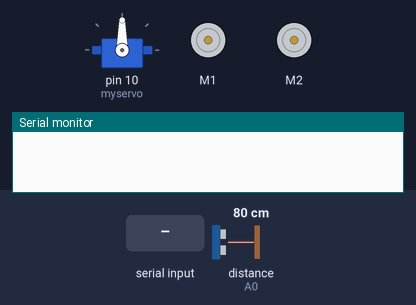
Simulated run of this sketch. Board: Arduino Uno, built with avr-gcc and run on an emulated ATmega328P. Parts: servo, 2 × DC motor (green arrow = forward, orange = backward, longer = faster), the last lines printed to the serial monitor. Inputs (shaded band) come from the test bench; at power-on: distance to the obstacle (sensor on A0) 80 cm. The echo pulse lasts 58.3 µs per cm.

Above: at 1.2 s.
1.3 s: "turn left\n" received over Serial
At 1.8 s:
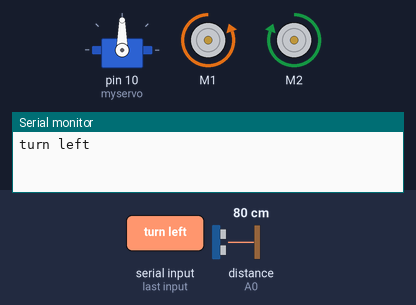
3.5 s: "turn right\n" received over Serial
At 4.0 s:
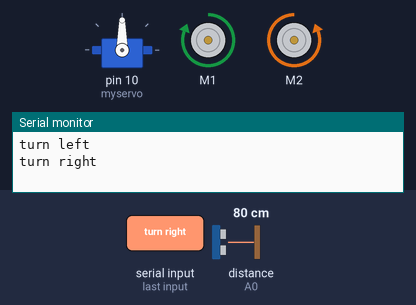
5.7 s: "move forward\n" received over Serial
At 6.4 s:
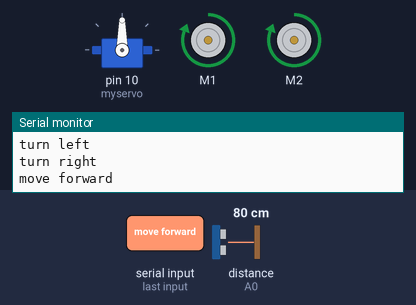
Timing chart, 0 to 8.7 s (numbered marks = the images above; inputs shaded):
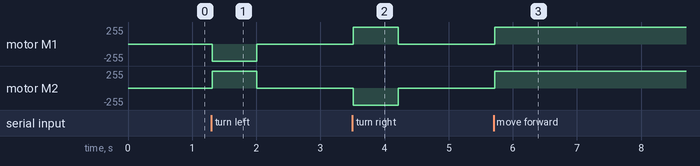

The sketch:

Voice_Controlled_car.ino
```cpp
#include <AFMotor.h>
#include <NewPing.h>
#include <Servo.h>

#define TRIGGER_PIN A1
#define ECHO_PIN A0
#define MAX_DISTANCE 300
#define IR A5

AF_DCMotor motor1(1, MOTOR12_1KHZ);
AF_DCMotor motor2(2, MOTOR12_1KHZ);

NewPing sonar(TRIGGER_PIN, ECHO_PIN, MAX_DISTANCE);
Servo myservo;

String voice;

int servoPos = 90; // Initial position of the servo

void setup() {
  Serial.begin(9600);
  myservo.attach(10);
  myservo.write(servoPos); // Move servo to its initial position
  pinMode(IR, INPUT);
}

void loop() {
  int distance = sonar.ping_cm();

  if (Serial.available() > 0) {
    voice = Serial.readStringUntil('\n');
    Serial.println(voice);

    if (voice == "turn left" || voice == "left") {
      left();
    } else if (voice == "turn right" || voice == "right") {
      right();
    } else if (voice == "move forward" || voice == "forward") {
      forward();
    } else if (voice == "move backward" || voice == "backward") {
      backward();
    } else if (voice == "stop" || voice == "wait") {
      Stop();
    } else if (voice == "rotate servo 90") {
      rotateServo90();
    }
  }
}

void forward() {
  int distance = sonar.ping_cm();

  if (distance < 10) {
    Stop();
    voice = ""; // If an obstacle is detected within 10cm, stop moving
  } else {
    motor1.setSpeed(255);
    motor1.run(FORWARD);
    motor2.setSpeed(255);
    motor2.run(FORWARD);

    delay(500); // Adjust delay as per requirement

    // Check for obstacles after moving
    distance = sonar.ping_cm();
    if (distance < 10) {
      Stop();
      voice = ""; // If an obstacle is detected, stop moving
    }
  }
}

void backward() {
  int IR_Sensor = digitalRead(IR);

  if (IR_Sensor == 0) {
    Stop(); // If an obstacle is detected by the infrared sensor, stop moving
  } else {
    motor1.setSpeed(255);
    motor1.run(BACKWARD);
    motor2.setSpeed(255);
    motor2.run(BACKWARD);

    delay(500); // Adjust delay as per requirement

    // Check for obstacles after moving
    IR_Sensor = digitalRead(IR);
    if (IR_Sensor == 0) {
      Stop(); // If an obstacle is detected by the infrared sensor, stop moving
    }
  }
}

void left() {
  motor1.run(BACKWARD);
  motor1.setSpeed(255);
  motor2.run(FORWARD);
  motor2.setSpeed(255);
  delay(700);
  Stop();
}

void right() {
  motor1.run(FORWARD);
  motor1.setSpeed(255);
  motor2.run(BACKWARD);
  motor2.setSpeed(255);
  delay(700);
  Stop();
}

void Stop() {
  motor1.run(RELEASE);
  motor2.run(RELEASE);
}

void rotateServo90() {
  myservo.write(180); // Rotate servo to 180 degrees
  delay(500);
  myservo.write(servoPos); // Return servo to its original position
}
```

Measured:
- after the input at 1.3 s, motor M1: stopped → backward 255/255 at once, → stopped 0.70 s later; motor M2: stopped → forward 255/255 at once, → stopped 0.70 s later
- after the input at 3.5 s, motor M1: stopped → forward 255/255 at once, → stopped 0.70 s later; motor M2: stopped → backward 255/255 at once, → stopped 0.70 s later
- after the input at 5.7 s, motor M1, motor M2: stopped → forward 255/255 at once
